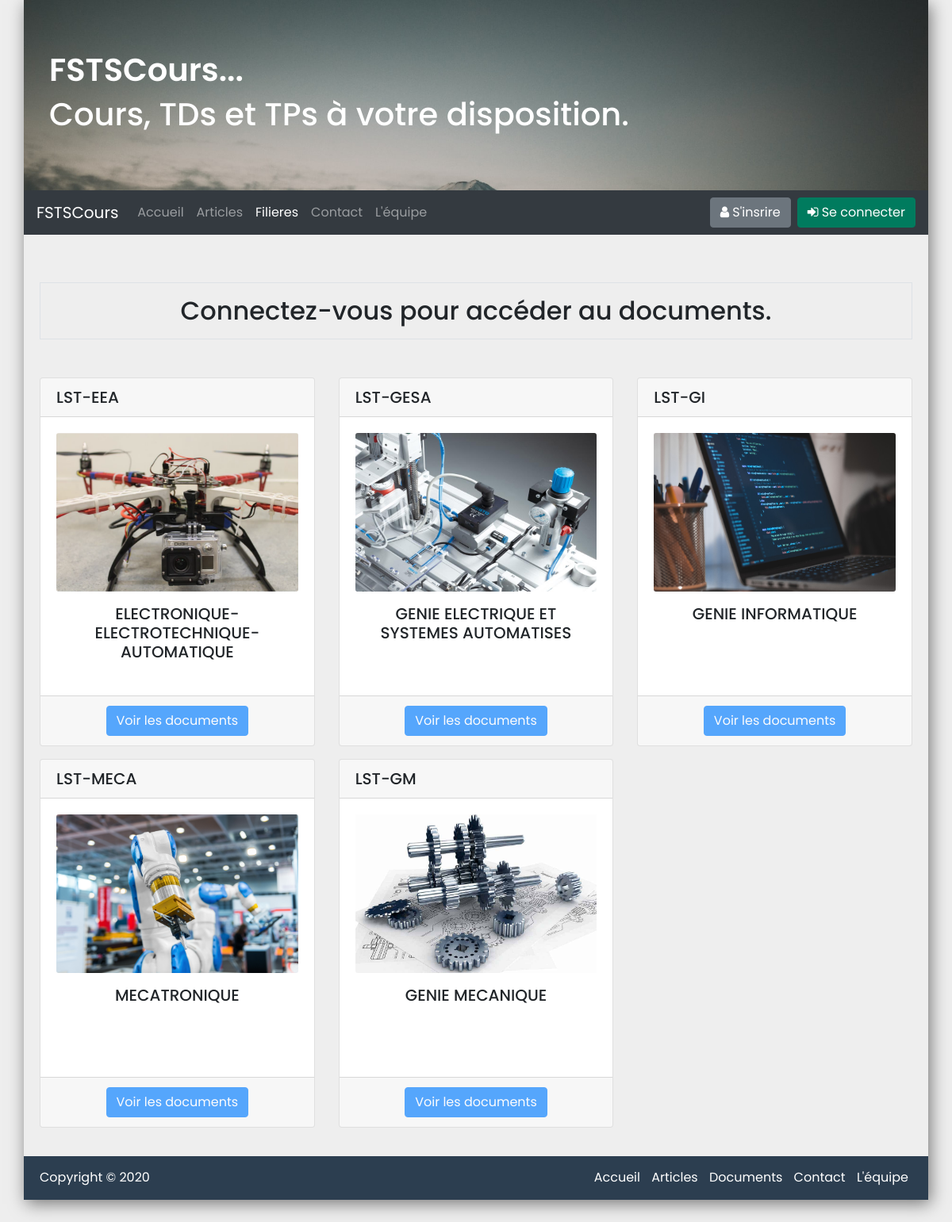
/filieres.php, run on the app's committed database.
### tables this page shows
CREATE TABLE `filieres` (
  `id_filiere` int(11) NOT NULL,
  `abrev_fil` varchar(5) NOT NULL,
  `intitule_fil` varchar(100) NOT NULL,
  `image` varchar(50) NOT NULL
);

### filieres.php (the view, shortened to what this page needs)
<?php
require 'db/connection.php';
$query = ("SELECT * FROM `filieres`");
$filieres = mysqli_query($connection, $query);
?>
<!DOCTYPE html>
<html lang="en">
<head>
    <link href="//maxcdn.bootstrapcdn.com/bootstrap/4.0.0/css/bootstrap.min.css" rel="stylesheet" id="bootstrap-css" />
    <link rel="stylesheet" href="https://stackpath.bootstrapcdn.com/font-awesome/4.7.0/css/font-awesome.min.css">
    <link rel="stylesheet" href="css/style.css" />
    <link rel="stylesheet" href="css/articles.css" />
</head>
<body>
    <div class="container">
        <?php require 'includes/header.php'; ?>
        <div class="articles">
            <?php if (!isset($_SESSION["id_user"])) : ?>
                <h2 class="text-center mb-5 border p-3">Connectez-vous pour accéder au documents.</h2>
            <?php endif ?>
            <div class="row">
                <?php while ($filiere = mysqli_fetch_array($filieres)) : ?>
                    <div class='col-md-4 mb-3'>
                        <div class='card card-primary'>
                            <h5 class='card-header'>LST-<?= $filiere['abrev_fil'] ?> </h5>
                            <div class='card-body'>
                                <img class="card-img-top card-img" src="images/filieres/<?= $filiere['image'] ?>" alt="">
                                <h5 class="text-center mt-3 "><?= $filiere['intitule_fil'] ?></h5>
                            </div>
                            <div class='card-footer d-flex justify-content-center'>
                                <a class='btn btn-primary <?php if (!isset($_SESSION["id_user"])) echo 'disabled' ?>' href='<?php if (isset($_SESSION["id_user"])) echo 'documents.php?fil=' . $filiere["abrev_fil"]; ?>'>
                                    Voir les documents</a>
                            </div>
                        </div>
                    </div>
                <?php endwhile ?>
            </div>
        </div>
        <?php require 'includes/footer.php'; ?>
    </div>
</body>
</html>

### css/style.css (style rules this page uses)
* { font-family: "Poppins", sans-serif; }
body { background-color: #eee; }
.container { padding: 0; box-shadow: 3px 5px 20px rgba(0, 0, 0, 0.5); }

### css/articles.css (style rules this page uses)
.articles { margin-top: 40px; padding: 20px; }
.card { transition: 300ms; height: 465px; }
.card-img { height: 200px; }

### data on the page
filieres: abrev_fil "EEA", image (picture), intitule_fil "ELECTRONIQUE-ELECTROTECHNIQUE-AUTOMATIQUE"
filieres: abrev_fil "GESA", image (picture), intitule_fil "GENIE ELECTRIQUE ET SYSTEMES AUTOMATISES"
filieres: abrev_fil "GI", image (picture), intitule_fil "GENIE INFORMATIQUE"
filieres: abrev_fil "MECA", image (picture), intitule_fil "MECATRONIQUE"
filieres: abrev_fil "GM", image (picture), intitule_fil "GENIE MECANIQUE"
